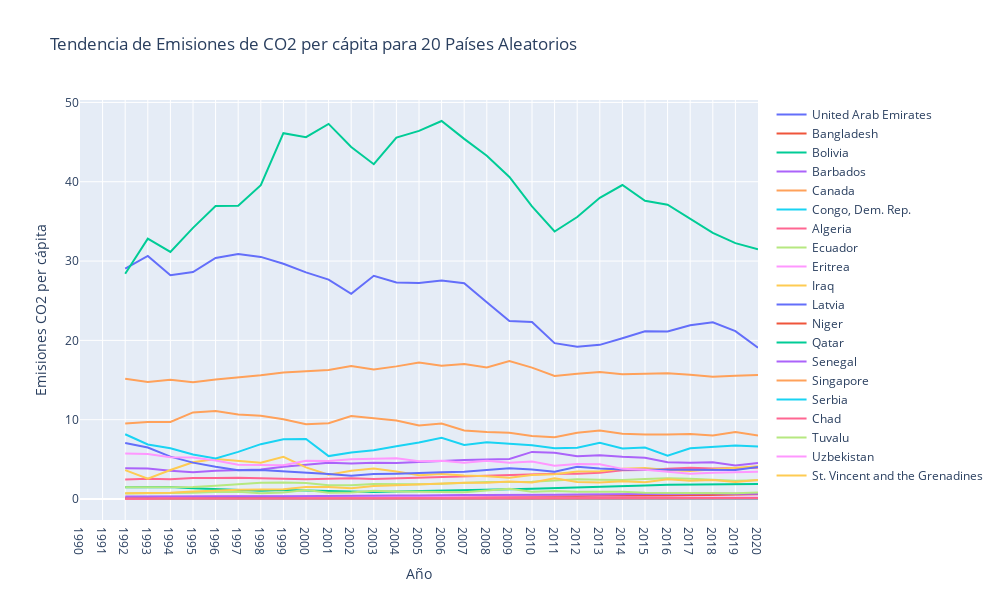

Notebook source saved alongside this figure:
### Markdown cell above
### Grafico 1: Tendencia de Emisiones de CO2 per cápita para 20 Países Aleatorios

A raiz de la enorme cantidad de paises se ha desarrollado un codigo que grafica 20 paises aleatorios cada vez que se ejecuta la celda con el objetivo de poder visualizar demanera mas claras tendencias a lo largo de los años. El grafico que incluia todos los paises sólo aportaba confusión.

### Code cell
anios = df.columns[4:]

# Seleccionamos aleatoriamente 20 países
paises_aleatorios = random.sample(list(df['Country Name'].unique()), 20)

# Filtramos el DataFrame para incluir solo esos 20 países
df_seleccionados = df[df['Country Name'].isin(paises_aleatorios)]

# Crea el gráfico de líneas
fig = go.Figure()

for index, row in df_seleccionados.iterrows():
    fig.add_trace(go.Scatter(x=anios, y=row[2:], mode='lines', name=row['Country Name']))

fig.update_layout(
    title='Tendencia de Emisiones de CO2 per cápita para 20 Países Aleatorios',
    xaxis_title='Año',
    yaxis_title='Emisiones CO2 per cápita',
    height=600,
    width=1000
)

fig.show()
